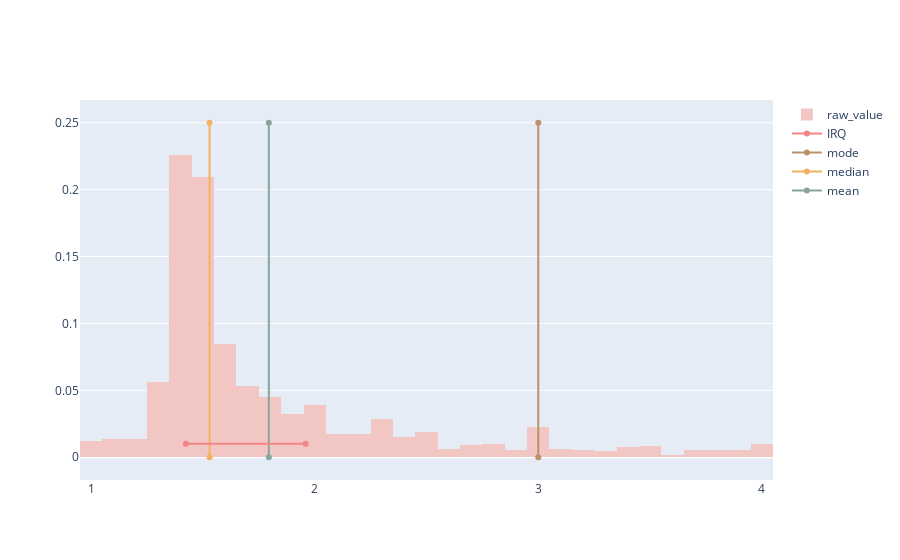

The code cell stored with this chart in its notebook:
### Markdown cell above
Let's build a histogram in order to evaluate the symmetry of the data and present the results of the statistical analysis

### Code cell
y_max = 0.25

fig_data = [
            go.Scatter(x=[mean]*2,
                       y = [0, y_max],
                       name="mean",
                       marker_color="#86A69D"),
            go.Scatter(x=[median]*2,
                       y = [0, y_max],
                       name="median",
                       marker_color="#F2B263"),
            go.Scatter(x=[mode]*2,
                       y = [0, y_max],
                       name="mode",
                       marker_color="#BB916C"),
            go.Scatter(y=[0.01]*2,
                       x = [quartiles[0], quartiles[-1]],
                       name="IRQ",
                       marker_color="#F28585"),
            go.Histogram(x=df['raw_value'], 
                         histnorm='probability',
                       marker_color="#F2C6C2",
                       name="raw_value",)
            ]

layout = go.Layout(xaxis={"dtick": 1},
                   barmode="stack")
fig = go.Figure(data=fig_data,
                layout=layout)
fig.show()

### Figure 1 — Plotly figure (JSON) as saved in the notebook; plotly's stock layout.template omitted (floating-point values rounded to 4 significant figures; data arrays with more than 128 entries replaced by an {"elided": "..."} marker saying what was removed)
{"data": [{"marker": {"color": "#86A69D"}, "name": "mean", "type": "scatter", "x": [1.795, 1.795], "y": [0, 0.25]}, {"marker": {"color": "#F2B263"}, "name": "median", "type": "scatter", "x": [1.53, 1.53], "y": [0, 0.25]}, {"marker": {"color": "#BB916C"}, "name": "mode", "type": "scatter", "x": [3, 3], "y": [0, 0.25]}, {"marker": {"color": "#F28585"}, "name": "IRQ", "type": "scatter", "x": [1.423, 1.96], "y": [0.01, 0.01]}, {"histnorm": "probability", "marker": {"color": "#F2C6C2"}, "name": "raw_value", "type": "histogram", "x": {"elided": "1071 float values"}}], "layout": {"barmode": "stack", "xaxis": {"dtick": 1}}}
